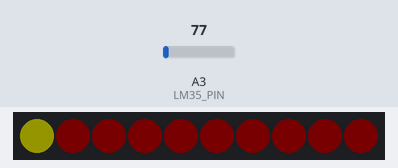
Recording of a sketch running on a simulated ATtiny85, built with avr-gcc and run on an emulated ATtiny85. Parts: 10 RGB LEDs in strip order, left to right. The inputs (shaded band) are chosen by the test bench; at power-on: A3 (LM35_PIN) = 77. Dim RGB values are drawn brighter than linear.

Above: at 1.8 s.
1.9 s: A3 (LM35_PIN) set to 46
At 2.3 s:
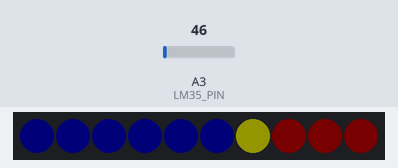
3.5 s: A3 (LM35_PIN) set to 23
At 5.1 s:
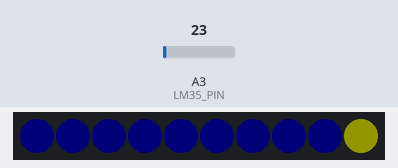
5.5 s: A3 (LM35_PIN) set to 92
At 6.8 s:
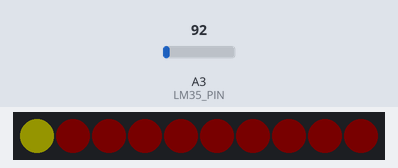
Timing chart, 0 to 8.5 s (numbered marks = the images above; inputs shaded):
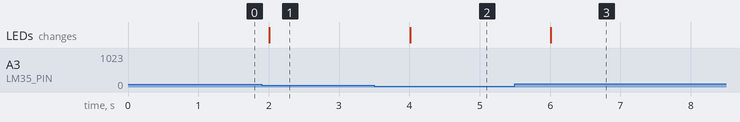

Measured:
- after the input at 1.9 s, the LEDs: change after 0.11 s (image 1)
- after the input at 3.5 s, the LEDs: change after 0.51 s (image 2)
- after the input at 5.5 s, the LEDs: change after 0.51 s (image 3)

The sketch:

ThermoLedATtiny.ino
```cpp
//-----------------------------Fabriquons un thermomètre avec affichage sur bandeau de LEDs--------------------------------
// Claude DFOURMONT
// Mon YouTube : https://www.youtube.com/c/ClaudeDufourmont
// Mon GitHub : https://github.com/claudiusmarius
// Vidéo numérotée : DFT_#A186
// Utilisation d'un ATtiny85 d'un LM35DZ ainsi qu'un bandeau de 10 LEDs adressables WS2812B pour la démo
// Afin d'afficher une température sur ce bandeau.
// Attention le bandeau a une échelle inversée.
// ========================================================================================================================
// ****** N'hésitez pas à liker, commenter, partager et à vous abonner, cela contribue à promouvoir la chaine, merci ******
// ========================================================================================================================

  #include <Adafruit_NeoPixel.h>

  // Configuration des broches et du bandeau LED
  #define LED_PIN 0          // PB0 (D0) connecté au DIN du bandeau
  #define NUM_LEDS 10        // Nombre de LEDs dans le bandeau
  #define LM35_PIN A3        // Entrée analogique A3 (PB3) où le LM35DZ est connecté

  Adafruit_NeoPixel strip(NUM_LEDS, LED_PIN, NEO_GRB + NEO_KHZ800);

  // Paramètre de correction de température (en °C)
  float correction = -1.0;  // Ajuster selon vos besoins

  void setup()
  {
  // Initialisation du bandeau LED
  strip.begin();
  strip.show(); // Éteindre toutes les LEDs au démarrage
  }

  void loop()
  {
  // Lecture de la température
  int analogValue = analogRead(LM35_PIN);
  float voltage = analogValue * (5.0 / 1023.0); // Conversion de 0-1023 en tension (0-5V)
  float temperature = voltage * 100.0;         // LM35 : 10mV/°C, donc tension * 100 = température en °C

  temperature += correction; // Appliquer la correction à la température

  // Mettre à jour les LEDs
  updateLEDs(temperature);

  delay(1000);
  }

  void updateLEDs(float temperature)
  {
  // Extinction de toutes les LEDs
  strip.clear();

  // Conversion de la température en index de LED
  int ledIndex = map(temperature, 18, 27, NUM_LEDS - 1, 0); // Échelle inversée pour le bandeau
  ledIndex = constrain(ledIndex, 0, NUM_LEDS - 1);          // Limiter à la plage des LEDs

  // Mise à jour des LEDs
  for (int i = 0; i < NUM_LEDS; i++) {
    if (i < ledIndex) {
      // LEDs en dessous de la température actuelle (bleu, luminosité réduite)
      strip.setPixelColor(i, strip.Color(0, 0, 2)); // Bleu
    } else if (i == ledIndex) {
      // LED correspondant à la température actuelle (jaune, moyenne luminosité)
      strip.setPixelColor(i, strip.Color(20, 20, 0)); // Jaune
    } else {
      // LEDs au-dessus de la température actuelle (rouge, luminosité réduite)
      strip.setPixelColor(i, strip.Color(2, 0, 0)); // Rouge
    }
  }

  // Mise à jour du bandeau
  strip.show();
  }
```
